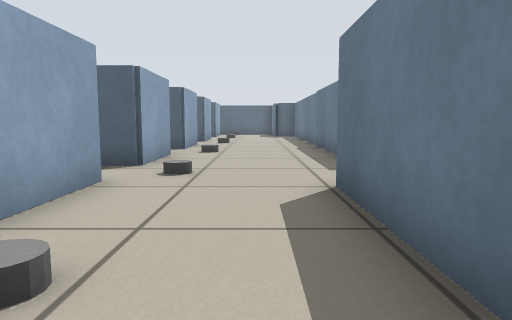
view 1 (above)

24 first-person views from a walk through a robot-simulator world made for Stage. The camera is 0.45 m above the floor, tilts 6° down and sees 70° across. The lines on the ground mark 1 m squares. The floor is counted in squares, 0.5 m on a side. Each view is taken from the middle of a square. On the plan, view 1 faces up. The plan holds only what a view shows up to about 12 squares ahead; the rest is blank. The robots in the file are not drawn.

view 2
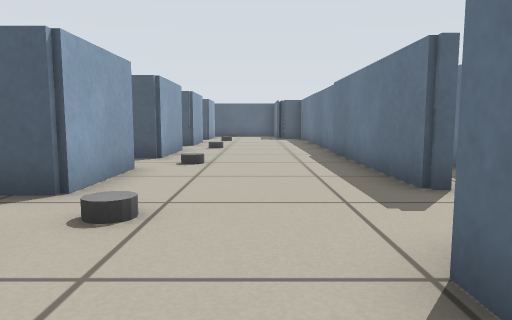

view 3
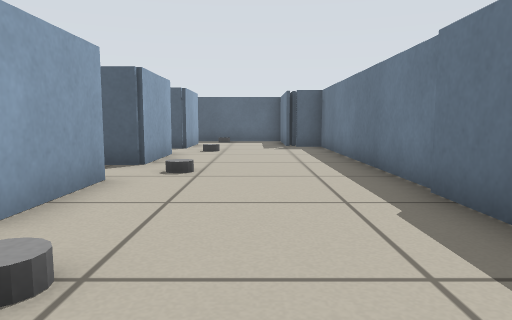

view 4
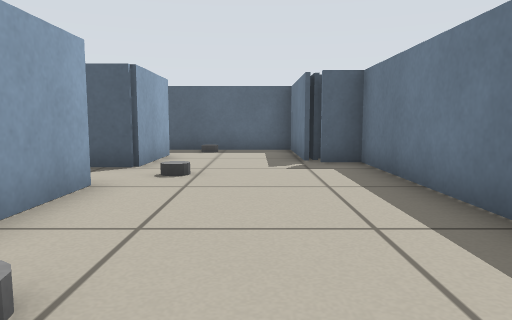

view 5
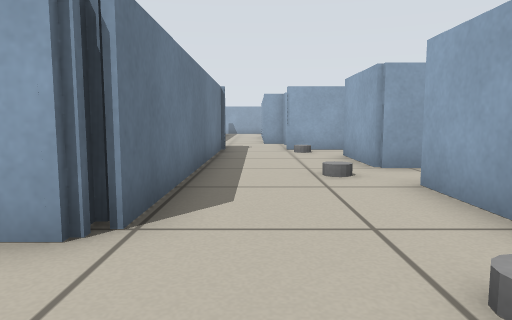

view 6
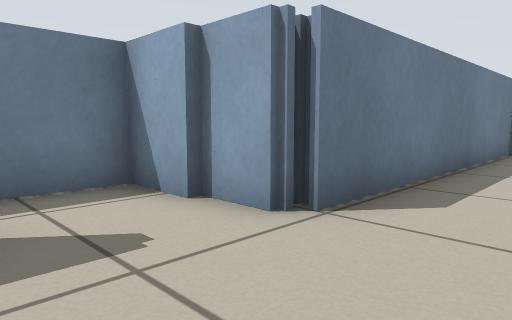

view 7
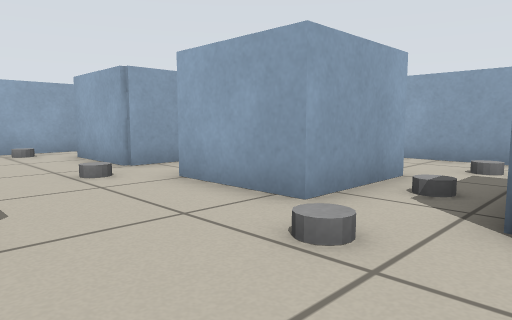

view 8
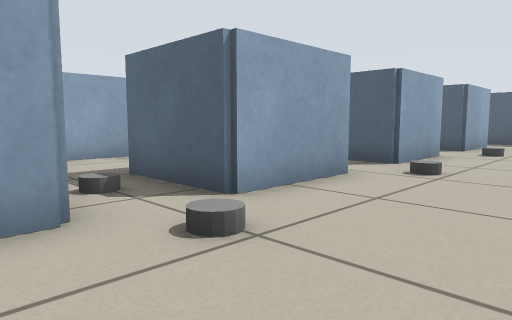

view 9
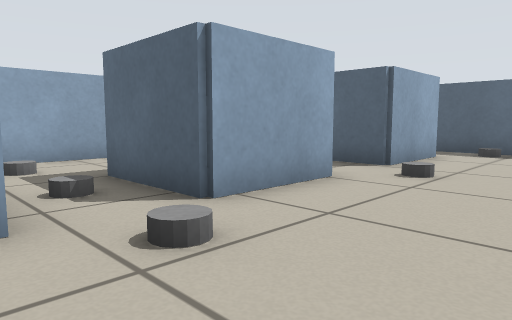

view 10
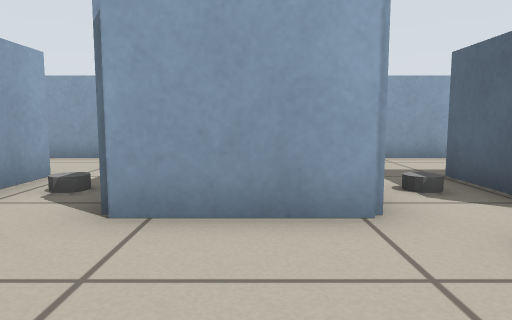

view 11
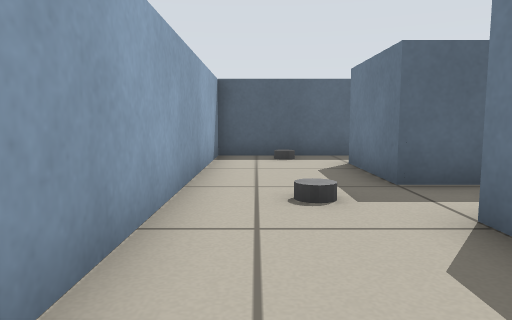

view 12
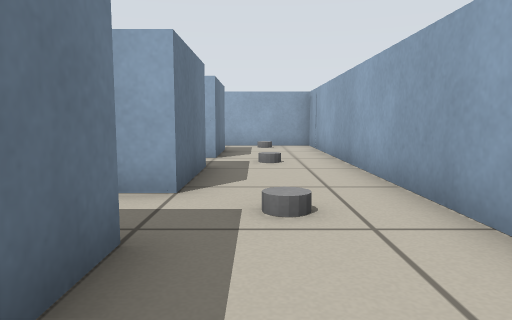

view 13
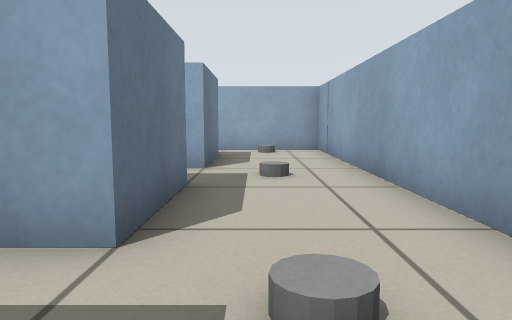

view 14
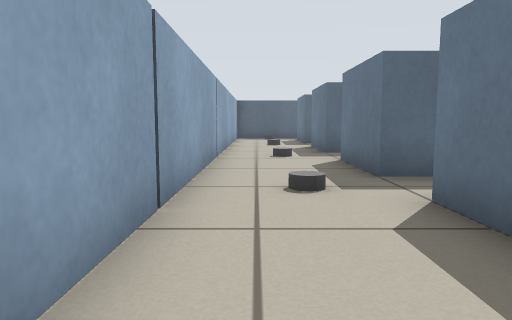

view 15
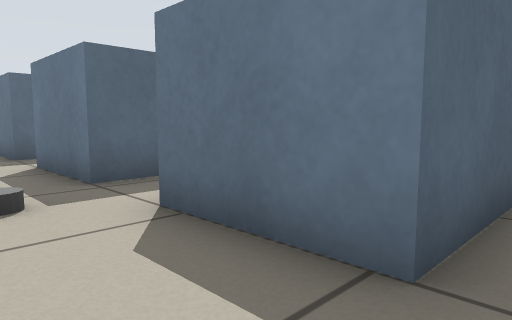

view 16
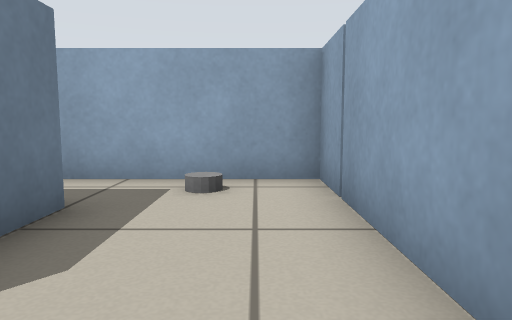

view 17
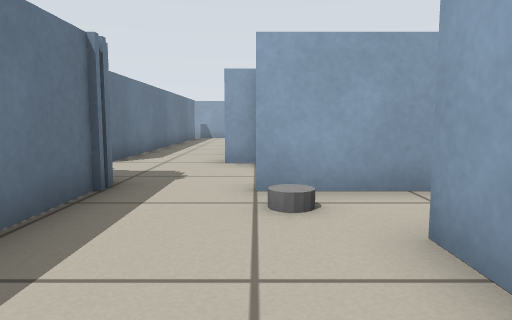

view 18
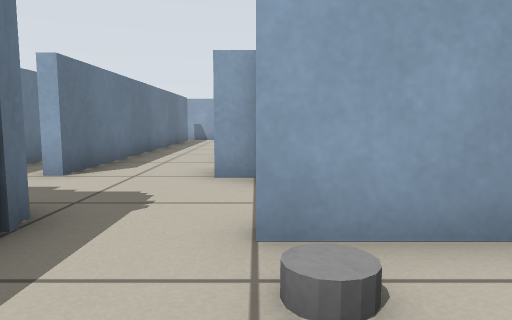

view 19
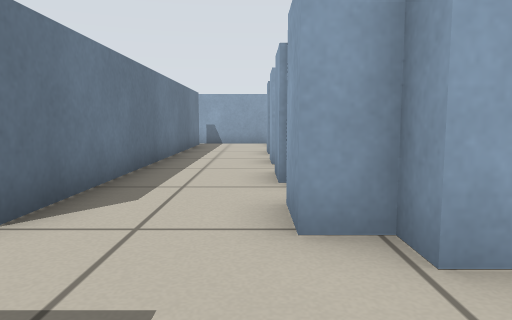

view 20
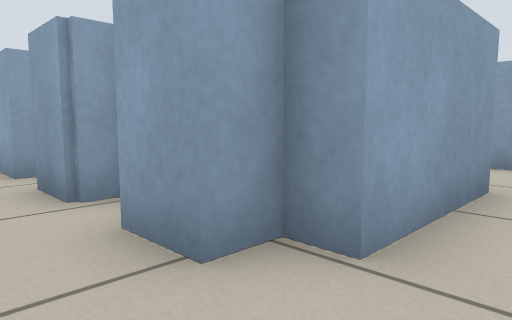

view 21
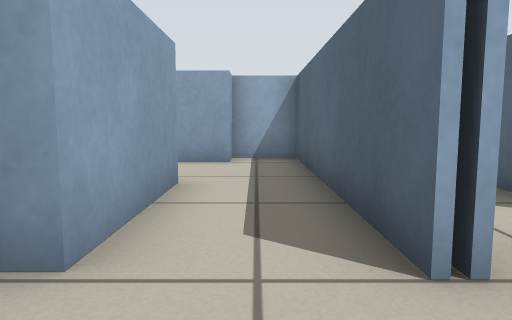

view 22
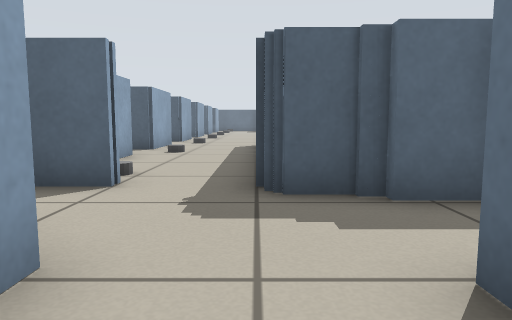

view 23
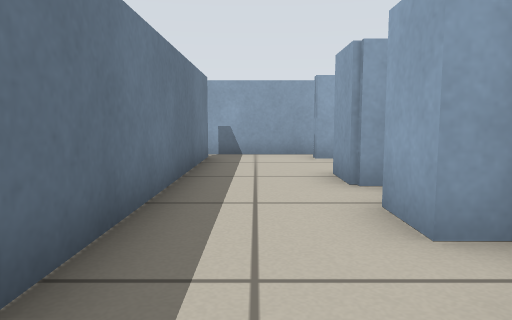

view 24
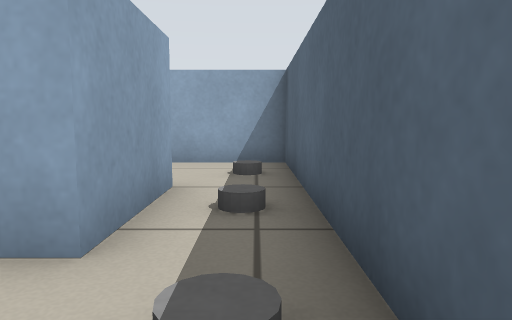

### Floor plan
Points are (right, up) in squares from view 1. A wall is a line through its corners. A room is listed if a view was taken in it or the views show most of it. See-through windows are left out.
Room 1 (views 1, 2, 3, 4, 5, 6, 7, 8, 9, 10, 17, 18, 24)
walls: (-2.3, 10.1) (-2.3, 7.4); (2.2, 13.8) (2.2, 22); (2.6, 7.7) (2.2, 7.7) (2.2, 13.6); (-2.3, 14.6) (-2.3, 11.9); (-2.3, 5.5) (-2.3, 2.8); (1.4, 4.6) (1.4, 5.5) (4, 5.5) (4, 7.2); (-2.3, 19.2) (-2.3, 16.5); (-2.3, 1) (-2.3, -1.8); (1.4, 22) (1.4, 23.2); (1.5, 22.4) (1.1, 22.4) (1.1, 25.6) (-1.6, 25.6); (-2.3, 23.8) (-2.3, 21.1); (1.1, -3.6) (1.1, 5) (1.6, 5); (-2.6, -3.7) (-1.1, -3.7)
ways out: opening at (-3, -3) to room 2; opening at (-3, 6) to room 2; opening at (-3, 16) to room 2; opening at (-2, 2) to room 2; opening at (-2, 11) to room 2; opening at (-2, 20) to room 2; opening at (-2, 25) to room 2; opening at (0, -4) to room 3
objects: grey block (-1, -3); grey block (-1, 2); grey block (-1, 6); grey block (-1, 11); grey block (-1, 16); grey block (-1, 20); grey block (-1, 25)
Room 2 (views 11, 12, 13, 14, 15, 16)
walls: (-2.3, 11.9) (-5, 11.9) (-5, 14.6) (-3.8, 14.6); (-2.3, 7.4) (-5, 7.4) (-5, 10.1); (-2.3, 16.5) (-5, 16.5) (-5, 19.2); (-2.3, 2.8) (-5, 2.8) (-5, 5.5) (-2.3, 5.5); (-2.3, 21.1) (-5, 21.1) (-5, 23.8) (-2.3, 23.8); (-5, -1.8) (-5, 1) (-2.3, 1); (-8.1, -3.7) (-2.6, -3.7); (-1.6, 25.6) (-8, 25.6) (-8, -4.1)
ways out: opening at (-3, -3) to room 1; opening at (-3, 6) to room 1; opening at (-3, 16) to room 1; opening at (-2, 2) to room 1; opening at (-2, 11) to room 1; opening at (-2, 20) to room 1; opening at (-2, 25) to room 1
objects: grey block (-6, -3); grey block (-6, 2); grey block (-6, 6); grey block (-6, 11); grey block (-6, 16); grey block (-6, 20); grey block (-6, 25); grey block (-4, 6); grey block (-4, 11); grey block (-4, 16); grey block (-4, 20); grey block (-4, 25)
Room 3 (views 19, 20, 21)
walls: (2.6, -4.6) (1.1, -4.6) (1.1, -3.6); (2.2, -7) (2.6, -7); (-1.1, -6.1) (-1.1, -6.8); (-1.1, -3.7) (-1.1, -4); (3.6, -4.9) (2.5, -4.9)
ways out: opening at (0, -4) to room 1; opening at (1, -6) to room 4; opening at (-1, -5)
Room 4 (views 22, 23)
walls: (-1, -9.2) (-0.3, -9.2) (-0.3, -10.5); (-1, -11.7) (-0.3, -11.7) (-0.3, -12.9); (-0.3, -6.8) (-0.3, -8); (2.2, -13.4) (2.2, -7); (-0.9, -14) (-0.3, -14)
ways out: opening at (1, -6) to room 3; opening at (1, -14) to room 5
Room 5 (no view inside)
walls: (-0.3, -17.9) (-0.3, -18.2); (-0.3, -14) (-0.3, -15.4); (2.2, -18.4) (2.2, -13.4); (-0.6, -19) (2.4, -19)
ways out: opening at (1, -14) to room 4; opening at (-1, -17)

Where each view was taken, in squares from view 1:
view 1: 0 up, 0 right, facing up
view 2: 3 up, 0 right, facing up
view 3: 9 up, 0 right, facing up
view 4: 14 up, 0 right, facing up
view 5: 8 up, 0 right, facing down
view 6: 8 up, 1 left, facing down-right
view 7: 8 up, 1 right, facing down-left
view 8: 9 up, 1 right, facing up-left
view 9: 14 up, 1 right, facing up-left
view 10: 18 up, 1 right, facing left
view 11: 16 up, 7 left, facing up
view 12: 10 up, 6 left, facing down
view 13: 8 up, 6 left, facing down
view 14: 6 up, 7 left, facing up
view 15: 2 up, 7 left, facing up-right
view 16: 2 up, 7 left, facing down
view 17: 1 up, 1 left, facing down
view 18: 1 down, 1 left, facing down
view 19: 4 down, 0 right, facing down
view 20: 5 down, 1 right, facing down-left
view 21: 5 down, 1 right, facing left
view 22: 9 down, 1 right, facing up
view 23: 9 down, 1 right, facing down
view 24: 25 up, 0 right, facing left
